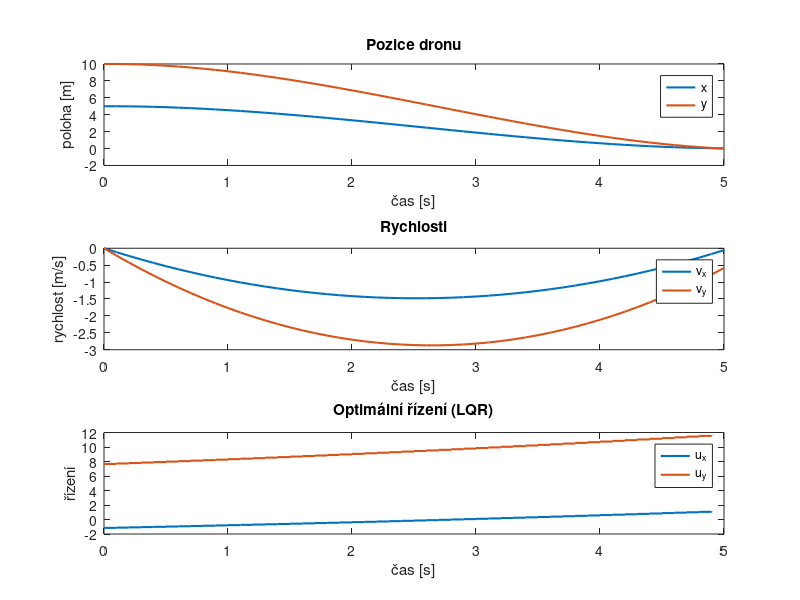

The MATLAB script that drew this image: (Note: this script raises an error after producing the figure.)
%% Ex8 – Linear Quadratic Regulator (LQR)
clear; clc; close all;

%% --- Parametry systému ---
dt = 0.1;       % časový krok
gamma = 0.1;    % tlumení
N = 50;         % horizont

% Stavový vektor: [x; vx; y; vy; g]
A = [ 1, dt, 0,  0,  0;
      0, 1 - dt*gamma, 0,  0,  0;
      0, 0, 1, dt,  0;
      0, 0, 0, 1 - dt*gamma, -dt;
      0, 0, 0,  0,  1];

B = [ 0, 0;
      dt, 0;
      0, 0;
      0, dt;
      0, 0 ];

% Rozměry
nx = size(A,1);
nu = size(B,2);

%% --- Váhy LQR ---
lambda = 0.005;
Q = zeros(nx);         % Q_k
QN = (1 - lambda)*eye(nx); % Q_N
R = lambda * eye(nu);  % R_k

%% --- Inicializace Riccatiho rekurze ---
P = cell(N+1,1);
K = cell(N,1);

P{N+1} = QN;   % terminální podmínka

%% --- Backward Riccati recursion ---
for k = N:-1:1
    P_next = P{k+1};
    K{k} = (R + B'*P_next*B) \ (B'*P_next*A);
    P{k} = Q + A'*P_next*A - A'*P_next*B*K{k};
end

%% --- Simulace optimálního řízení ---
x0 = [5; 0; 10; 0; 9.81];  % počáteční stav [x, vx, y, vy, g]
x = zeros(nx, N+1);
u = zeros(nu, N);
x(:,1) = x0;

for k = 1:N
    u(:,k) = -K{k} * x(:,k);
    x(:,k+1) = A*x(:,k) + B*u(:,k);
end

%% --- Výpočet celkové hodnoty kritéria J ---
J = 0;
for k = 1:N
    J = J + x(:,k)'*Q*x(:,k) + u(:,k)'*R*u(:,k);
end
J = J + x(:,N+1)'*QN*x(:,N+1);

%% --- Výsledky ---
fprintf('Celková hodnota kritéria J = %.6f\n', J);

%% --- Vizualizace ---
t = 0:dt:N*dt;
figure;
subplot(3,1,1);
plot(t, x(1,:), 'LineWidth', 1.5); hold on;
plot(t, x(3,:), 'LineWidth', 1.5);
xlabel('čas [s]');
ylabel('poloha [m]');
legend('x','y');
title('Pozice dronu');

subplot(3,1,2);
plot(t, x(2,:), 'LineWidth', 1.5); hold on;
plot(t, x(4,:), 'LineWidth', 1.5);
xlabel('čas [s]');
ylabel('rychlost [m/s]');
legend('v_x','v_y');
title('Rychlosti');

subplot(3,1,3);
stairs(t(1:end-1), u(1,:), 'LineWidth', 1.5); hold on;
stairs(t(1:end-1), u(2,:), 'LineWidth', 1.5);
xlabel('čas [s]');
ylabel('řízení');
legend('u_x','u_y');
title('Optimální řízení (LQR)');

sgtitle('LQR Regulátor – Ex8');
